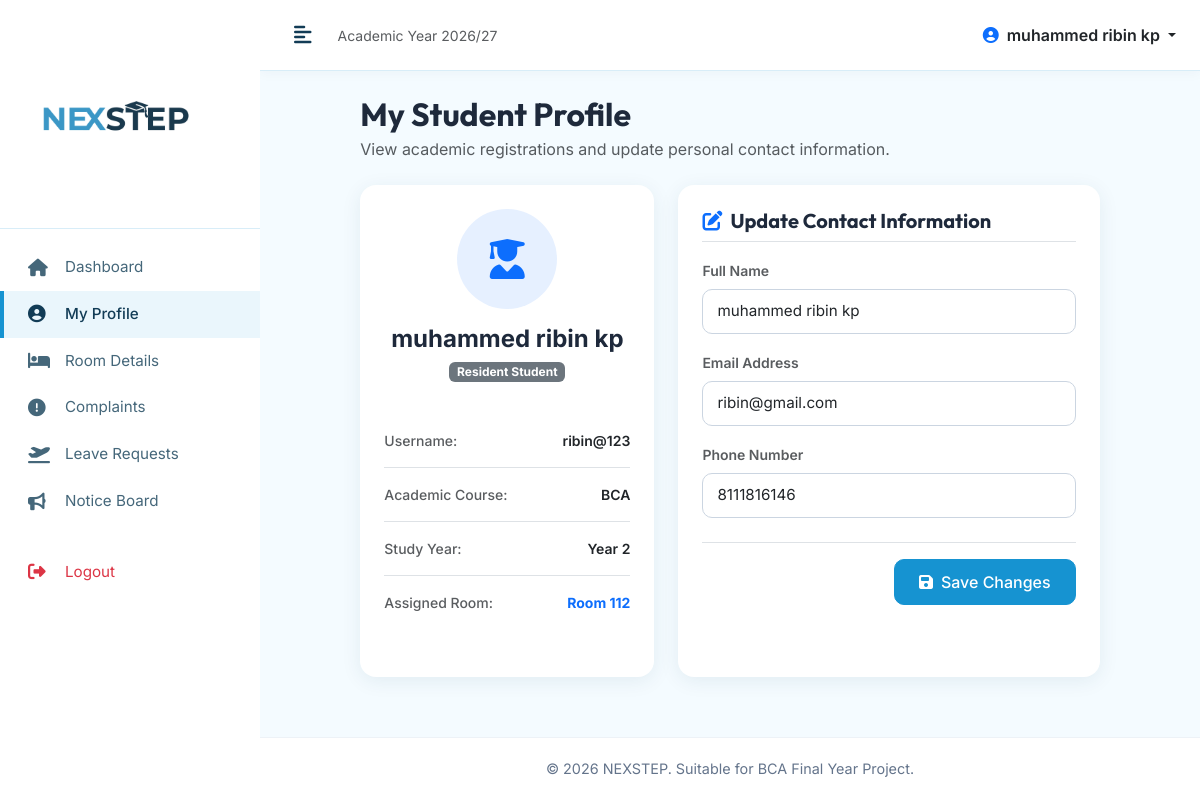
Screenshot of /student/profile/ (signed in) with the database file from the repository.
### hostel/models.py (models this page shows, shortened)
class User(AbstractUser):
    ROLE_CHOICES = (
        ('ADMIN', 'Admin'),
        ('STUDENT', 'Student'),
    )
    role = models.CharField(max_length=10, choices=ROLE_CHOICES, default='STUDENT')
    full_name = models.CharField(max_length=150, blank=True)
    phone = models.CharField(max_length=15, blank=True, null=True)
    gender = models.CharField(
        max_length=10,
        choices=(('Male', 'Male'), ('Female', 'Female'), ('Other', 'Other')),
        blank=True,
        null=True
    )
    course = models.CharField(max_length=100, blank=True, null=True)
    year = models.IntegerField(blank=True, null=True)
    room = models.ForeignKey(Room, on_delete=models.SET_NULL, null=True, blank=True, related_name='students')
    created_at = models.DateTimeField(auto_now_add=True)

class Room(models.Model):
    STATUS_CHOICES = (
        ('Available', 'Available'),
        ('Full', 'Full'),
    )
    room_number = models.CharField(max_length=20, unique=True)
    capacity = models.IntegerField()
    occupied_count = models.IntegerField(default=0)
    status = models.CharField(max_length=20, choices=STATUS_CHOICES, default='Available')

### hostel/views.py (the view)
    @login_required
    def _wrapped_view(request, *args, **kwargs):
        if request.user.role == 'STUDENT':
            return view_func(request, *args, **kwargs)
        messages.error(request, "Access denied: Student account required.")
        return redirect('admin_dashboard')

### hostel/views.py (called while the page is built, shortened)
def student_required(view_func):
    @login_required
    def _wrapped_view(request, *args, **kwargs):
        if request.user.role == 'STUDENT':
            return view_func(request, *args, **kwargs)
        messages.error(request, "Access denied: Student account required.")
        return redirect('admin_dashboard')
    return _wrapped_view

@student_required
def student_profile(request):
    student = request.user
    return render(request, 'student/profile.html', {'student': student})

### hostel/templates/student/profile.html (shortened to what this page needs)
{% extends 'base.html' %}
{% block content %}
<div class="row justify-content-center">
    <div class="col-lg-10">
        <h2 class="fw-bold mb-1" style="font-family: 'Outfit', sans-serif;">My Student Profile</h2>
        <p class="text-muted mb-4">View academic registrations and update personal contact information.</p>
        <div class="row">
            <div class="col-md-5 mb-4">
                <div class="card-custom text-center p-4 h-100">
                    <div class="bg-primary bg-opacity-10 text-primary rounded-circle p-4 d-inline-flex align-items-center justify-content-center mb-3" style="width: 100px; height: 100px;">
                        <i class="fas fa-user-graduate fs-1"></i>
                    </div>
                    <h4 class="fw-bold mb-1">{{ student.full_name }}</h4>
                    <span class="badge bg-secondary mb-3">Resident Student</span>
                    <ul class="list-group list-group-flush text-start mt-3 small">
                        <li class="list-group-item px-0 d-flex justify-content-between py-3">
                            <span class="text-muted fw-medium">Username:</span>
                            <span class="fw-semibold text-dark">{{ student.username }}</span>
                        </li>
                        <li class="list-group-item px-0 d-flex justify-content-between py-3">
                            <span class="text-muted fw-medium">Academic Course:</span>
                            <span class="fw-semibold text-dark">{{ student.course|default:"Not specified" }}</span>
                        </li>
                        <li class="list-group-item px-0 d-flex justify-content-between py-3">
                            <span class="text-muted fw-medium">Study Year:</span>
                            <span class="fw-semibold text-dark">Year {{ student.year|default:"-" }}</span>
                        </li>
                        <li class="list-group-item px-0 d-flex justify-content-between py-3">
                            <span class="text-muted fw-medium">Assigned Room:</span>
                            <span class="fw-bold text-primary">{% if student.room %}Room {{ student.room.room_number }}{% else %}Unassigned{% endif %}</span>
                        </li>
                    </ul>
                </div>
            </div>
            <div class="col-md-7 mb-4">
                <div class="card-custom h-100">
                    <h5 class="fw-bold mb-3 pb-2 border-bottom" style="font-family: 'Outfit', sans-serif;"><i class="fas fa-edit me-2 text-primary"></i>Update Contact Information</h5>
                    <form method="post" class="mt-3">
                        <div class="mb-3">
                            <label for="full_name" class="form-label fw-semibold small text-muted">Full Name</label>
                            <input type="text" name="full_name" id="full_name" class="form-control" value="{{ student.full_name }}">
                        </div>
                        <div class="mb-3">
                            <label for="email" class="form-label fw-semibold small text-muted">Email Address</label>
                            <input type="email" name="email" id="email" class="form-control" value="{{ student.email }}">
                        </div>
                        <div class="mb-4">
                            <label for="phone" class="form-label fw-semibold small text-muted">Phone Number</label>
                            <input type="text" name="phone" id="phone" class="form-control" value="{{ student.phone|default:'' }}">
                        </div>
                        <div class="border-top pt-3 d-flex justify-content-end">
                            <button type="submit" class="btn btn-primary rounded-10 px-4">
                                <i class="fas fa-save me-2"></i>Save Changes
                            </button>
                        </div>
                    </form>
                </div>
            </div>
        </div>
    </div>
</div>
{% endblock %}

### hostel/templates/base.html (shortened to what this page needs)
{% load static %}
<!DOCTYPE html>
<html lang="en">
<head>
    <link href="https://cdn.jsdelivr.net/npm/bootstrap@5.3.2/dist/css/bootstrap.min.css" rel="stylesheet">
    <link rel="stylesheet" href="https://cdnjs.cloudflare.com/ajax/libs/font-awesome/6.4.2/css/all.min.css">
    <link rel="stylesheet" href="{% static 'css/style.css' %}">
</head>
<body>
    <div id="wrapper">
        {% if user.is_authenticated %}
        <nav id="sidebar">
            <div class="sidebar-header">
                <div class="brand-lockup">
                    <img src="{% static 'images/nexstep-logo.jpeg' %}" alt="NEXSTEP logo">
                </div>
            </div>
            <ul class="components">
                {% if user.role == 'ADMIN' %}
                    <li class="{% if request.resolver_match.url_name == 'admin_dashboard' %}active{% endif %}">
                        <a href="{% url 'admin_dashboard' %}"><i class="fas fa-chart-pie"></i>Dashboard</a>
                    </li>
                    <li class="{% if 'student' in request.path %}active{% endif %}">
                        <a href="{% url 'student_list' %}"><i class="fas fa-user-graduate"></i>Students</a>
                    </li>
                    <li class="{% if 'room' in request.path %}active{% endif %}">
                        <a href="{% url 'room_list' %}"><i class="fas fa-door-open"></i>Rooms</a>
                    </li>
                    <li class="{% if 'complaint' in request.path %}active{% endif %}">
                        <a href="{% url 'admin_complaints' %}"><i class="fas fa-exclamation-circle"></i>Complaints</a>
                    </li>
                    <li class="{% if 'leave' in request.path %}active{% endif %}">
                        <a href="{% url 'admin_leaves' %}"><i class="fas fa-calendar-alt"></i>Leaves</a>
                    </li>
                    <li class="{% if 'notice' in request.path %}active{% endif %}">
                        <a href="{% url 'admin_notices' %}"><i class="fas fa-bullhorn"></i>Notice Board</a>
                    </li>
                {% else %}
                    <li class="{% if request.resolver_match.url_name == 'student_dashboard' %}active{% endif %}">
                        <a href="{% url 'student_dashboard' %}"><i class="fas fa-home"></i>Dashboard</a>
                    </li>
                    <li class="{% if request.resolver_match.url_name == 'student_profile' %}active{% endif %}">
                        <a href="{% url 'student_profile' %}"><i class="fas fa-user-circle"></i>My Profile</a>
                    </li>
                    <li class="{% if request.resolver_match.url_name == 'student_room_details' %}active{% endif %}">
                        <a href="{% url 'student_room_details' %}"><i class="fas fa-bed"></i>Room Details</a>
                    </li>
                    <li class="{% if request.resolver_match.url_name == 'student_complaints' %}active{% endif %}">
                        <a href="{% url 'student_complaints' %}"><i class="fas fa-exclamation-circle"></i>Complaints</a>
                    </li>
                    <li class="{% if request.resolver_match.url_name == 'student_leave_requests' %}active{% endif %}">
                        <a href="{% url 'student_leave_requests' %}"><i class="fas fa-plane-departure"></i>Leave Requests</a>
                    </li>
                    <li class="{% if request.resolver_match.url_name == 'student_notices' %}active{% endif %}">
                        <a href="{% url 'student_notices' %}"><i class="fas fa-bullhorn"></i>Notice Board</a>
                    </li>
                {% endif %}
                <li class="mt-4">
                    <a href="{% url 'logout' %}" class="text-danger"><i class="fas fa-sign-out-alt"></i>Logout</a>
                </li>
            </ul>
        </nav>
        {% endif %}
        <div id="content">
            {% if user.is_authenticated %}
            <nav class="navbar navbar-expand-lg navbar-custom">
                <div class="container-fluid p-0">
                    <button type="button" id="sidebarCollapse" class="sidebar-toggle-btn">
                        <i class="fas fa-align-left"></i>
                    </button>
                    <div class="ms-3 d-none d-sm-block">
                        <span class="text-muted small">Academic Year 2026/27</span>
                    </div>
                    <div class="ms-auto d-flex align-items-center">
                        <div class="dropdown">
                            <a class="nav-link dropdown-toggle text-dark fw-semibold" href="#" role="button" data-bs-toggle="dropdown" aria-expanded="false">
                                <i class="fas fa-user-circle me-1 text-primary"></i> {{ user.full_name|default:user.username }}
                            </a>
                        </div>
                    </div>
                </div>
            </nav>
            {% endif %}
            <div class="container-fluid p-4">
                {% block content %}{% endblock %}
            </div>
            <footer>
                <div class="container-fluid">
                    <p class="mb-0">&copy; 2026 NEXSTEP. Suitable for BCA Final Year Project.</p>
                </div>
            </footer>
        </div>
    </div>
</body>
</html>

### hostel/static/css/style.css (style rules this page uses)
:root { --primary-color: #1693d1; --primary-hover: #0f6f9f; --accent-color: #123c56; --sidebar-bg: #ffffff; --sidebar-active: #eaf6fc; --sidebar-text: #45677a; --sidebar-text-hover: #123c56; --body-bg: #f4fbff; --card-shadow: 0 4px 20px 0 rgba(18, 60, 86, 0.08); --transition-speed: 0.3s; --pending-bg: #fef3c7; --pending-text: #d97706; --progress-bg: #dbeafe; --progress-text: #2563eb; --resolved-bg: #d1fae5; --resolved-text: #059669; --rejected-bg: #fee2e2; --rejected-text: #dc2626; }
body { font-family: 'Inter', 'Outfit', sans-serif; background-color: var(--body-bg); color: #1e293b; overflow-x: hidden; }
#wrapper { display: flex; width: 100%; align-items: stretch; min-height: 100vh; }
#sidebar { min-width: 260px; max-width: 260px; background: var(--sidebar-bg); color: var(--sidebar-text-hover); transition: all var(--transition-speed) ease-in-out; z-index: 999; display: flex; flex-direction: column; }
#sidebar .sidebar-header { padding: 24px; background: #ffffff; border-bottom: 1px solid #d8edf8; }
.brand-lockup img { width: 180px; max-width: 100%; height: auto; display: block; }
#sidebar ul.components { padding: 15px 0; list-style: none; margin-bottom: 0; }
#sidebar ul li a { padding: 12px 24px; font-size: 0.95rem; display: flex; align-items: center; color: var(--sidebar-text); text-decoration: none; transition: all 0.2s ease; border-left: 4px solid transparent; }
#sidebar ul li a i { width: 25px; font-size: 1.1rem; margin-right: 12px; }
#sidebar ul li.active > a { color: var(--sidebar-text-hover); background: var(--sidebar-active); border-left-color: var(--primary-color); font-weight: 500; }
#content { width: 100%; min-height: 100vh; transition: all var(--transition-speed) ease; display: flex; flex-direction: column; }
.navbar-custom { background: #ffffff; box-shadow: 0 2px 12px rgba(18, 60, 86, 0.04); border-bottom: 1px solid #d8edf8; padding: 15px 24px; }
.sidebar-toggle-btn { background: none; border: none; color: var(--accent-color); font-size: 1.25rem; cursor: pointer; padding: 5px 10px; border-radius: 6px; transition: background 0.2s; }
.card-custom { background: #ffffff; border: none; border-radius: 16px; box-shadow: var(--card-shadow); padding: 24px; margin-bottom: 24px; }
.form-control, .form-select { border-radius: 10px; padding: 10px 14px; border: 1px solid #cbd5e1; font-size: 0.95rem; transition: all 0.2s ease; }
.btn-primary { background-color: var(--primary-color); border-color: var(--primary-color); border-radius: 10px; padding: 10px 20px; font-weight: 500; transition: all 0.2s; }
footer { background: #ffffff; border-top: 1px solid #edf2f7; padding: 20px 24px; margin-top: auto; text-align: center; color: #64748b; font-size: 0.9rem; }

### rows the page displays
User: full_name "muhammed ribin kp", username "ribin@123", course "BCA", year "2", room.room_number "112", email "ribin@gmail.com", phone "8111816146"
